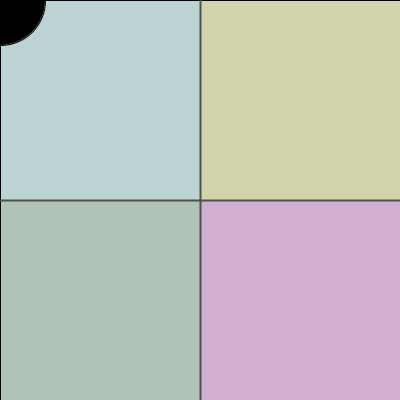
Frame 1 (no input)
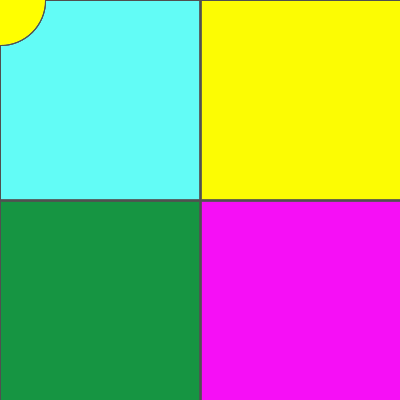
Frame 60 (the mouse pressed at the canvas centre just before this capture)
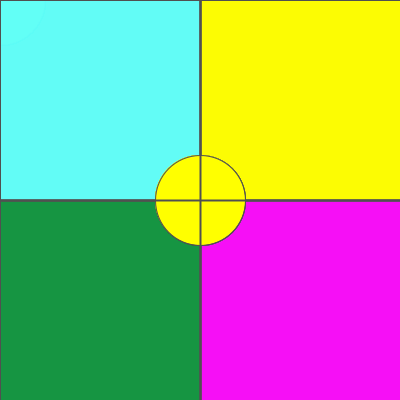
Frame 120 (the mouse held since frame 60 and released just before this capture)

The Processing sketch that drew these frames (run headless with seeded random() and noise(); from frame 60 on, the mouse is pressed at the canvas centre):

// Processing sketch: colorsNshapesVersion2
// ── colorsNshapesVersion2.pde
//Owen Meyer
//dot-color medley
//version 2; dot retains color of previous quadrant


color cyan = color( 93, 255, 251 );
color yellow = color( 255, 255, 0 );
color greeen = color( 21, 149, 65 );
color magenta = color( 250, 10, 250 );
int colorKeeper = 2;         //stores which quadrant the dot just came from
color setIt;    //is used to pass the new color from the last quadrant into fill()

void setup() {
  size( 400, 400 );     //screen size
  strokeWeight( 2 );    //line thickness ( unecessary since 1 is default )

  smooth();             //antialiasing ( wu algorithm )
  rectMode( CENTER );   //first two parameters of rect() will designate the center of the rectangle
}

void draw() {
  //  stroke(100);
  //  strokeWeight( 1  );
  //noStroke();
  strokeWeight( 1 );
  fill( cyan, 40 );                             //the color w/ opacity (creates the fade)
  rect( width*.25, height*.25, width/2, height/2 );   //rectangle upper left
  fill( magenta, 40 );
  rect( width*.75, height*.75, width/2, height/2 );   //rectangle lower right

  fill( yellow, 40 );                              
  rect( width*.75, height*.25, width/2, height/2 );   //rectangle upper right
  fill( greeen, 40 );
  rect( width*.25, height*.75, width/2, height/2 );   //rectangle lower left


  fill( setIt );  //it is necessary to set the fill here because the colorKeeper will change to the next setting
                //at the end of the quadrant conditional; just before this fill() the previous one will be
                //fill( greeen, 40 ); from just above. here it is set to the appropriate color from the
                //conditionals below.  it cant be set inside the conditionals.
                
  if( mouseX < width/2 && mouseY < height/2 ) {       //upper left conditional
    if( colorKeeper == 2 ) {
      setIt = yellow;  
    }
    if(colorKeeper== 3) {
      setIt = greeen;
    }
    colorKeeper = 1;
  }
  
  
  if( mouseX < width/2 && mouseY > height/2 ) {       //lower left 
    if( colorKeeper == 4 ) {
      setIt = magenta;
    }
    if( colorKeeper == 1 ) {
      setIt = cyan;
    }
    colorKeeper = 3;
  }
  
  
  if( mouseX > width/2 && mouseY < height/2 ) {       //upper right
    if( colorKeeper == 1 ) {
      setIt  = cyan;
    }
    if( colorKeeper == 4) {
      setIt = magenta;
    }
    colorKeeper = 2;
  }
  
  
  if( mouseX > width/2 && mouseY > height/2 ) {       //lower right
    if( colorKeeper == 3 ) {    
      setIt = greeen;
    }
    if( colorKeeper == 2) {
      setIt = yellow;
    }
    colorKeeper = 4;
  }
  
  ellipse( mouseX, mouseY, 90, 90 );
  
  stroke( 80 );
  strokeWeight( 2 );

  line( width/2, 0, width/2, height );                //draws the reticle over everything
  line( 0, height/2, width, height/2 );
}
